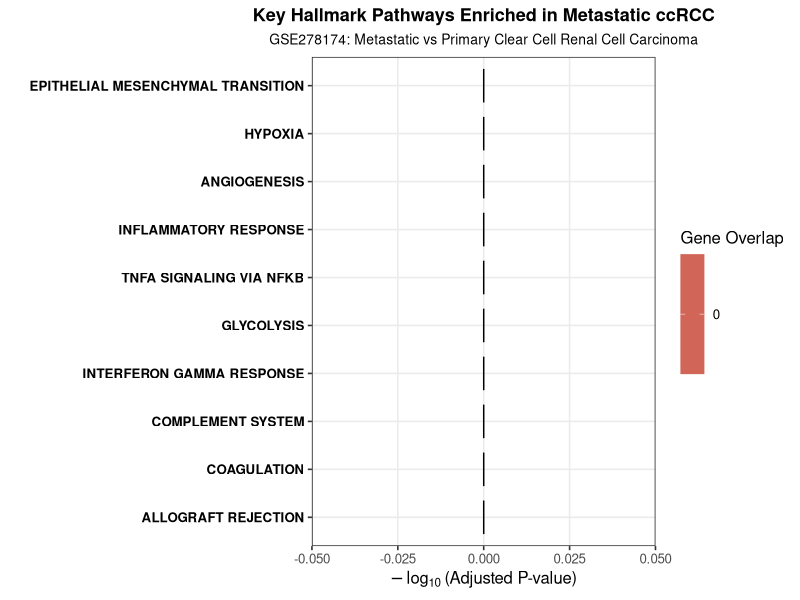

The R script that drew this image:
suppressPackageStartupMessages({
    library(ggplot2)
})

message("[1/3] Reading DEG results...")
res <- read.csv("results/deseq2/differential_expression_Metastatic_vs_Primary.csv", stringsAsFactors = FALSE)

# تفکیک شناسه و Gene Symbol
res$symbol <- sub(" .*", "", res$gene)

# ژنهای معنادار بیشبیان (Up-regulated) و کلیه ژنهای بکگراند
up_genes <- unique(na.omit(res$symbol[res$padj < 0.05 & res$log2FoldChange > 1.0]))
all_genes <- unique(na.omit(res$symbol))

message(sprintf("Identified %d significant up-regulated genes out of %d total background genes.", length(up_genes), length(all_genes)))

# تعریف ژنستهای کلیدی MSigDB Hallmark بدون نیاز به دانلود خارجی
message("[2/3] Performing Hypergeometric Enrichment Test on MSigDB Hallmark Pathways...")

hallmark_sets <- list(
  EPITHELIAL_MESENCHYMAL_TRANSITION = c(
    "VIM", "FN1", "CDH2", "SNAI1", "SNAI2", "TWIST1", "ZEB1", "ZEB2", "MMP2", "MMP9", 
    "ACTA2", "COL1A1", "COL1A2", "COL3A1", "COL5A1", "COL5A2", "TGFB1", "TGFB2", "TGFB3",
    "SERPINE1", "SPARC", "VCAN", "LAMC2", "COL6A2", "COL6A3", "LOX", "LOXL2"
  ),
  HYPOXIA = c(
    "VEGFA", "SLC2A1", "CA9", "LDHA", "ENO1", "PDK1", "PGK1", "HK2", "BNIP3", "ALDOA",
    "GAPDH", "ADM", "NDRG1", "ANKRD37", "PFKFB3", "EGLN3", "LOX", "CXCR4", "BHLHE40"
  ),
  ANGIOGENESIS = c(
    "VEGFA", "KDR", "FLT1", "ANGPT1", "ANGPT2", "TEK", "PECAM1", "CD34", "ENG", "VWF",
    "CCND1", "PDGFA", "PDGFB", "COL3A1", "POSTN", "LUM", "NRP1", "CXCR4", "SERPINE1"
  ),
  INFLAMMATORY_RESPONSE = c(
    "IL6", "CXCL8", "CCL2", "ICAM1", "VCAM1", "SELE", "CD44", "PTGS2", "IRF1", "IRF7",
    "CXCL1", "CXCL2", "CXCL10", "NFKB1", "RELA", "IL1B", "TNF", "TLR2", "TLR4"
  ),
  TNFA_SIGNALING_VIA_NFKB = c(
    "NFKB1", "NFKBIA", "TNFAIP3", "JUN", "FOS", "JUNB", "IL6", "CXCL1", "CXCL2", "CXCL3",
    "BIRC2", "BIRC3", "RELB", "ICAM1", "CCL2", "CXCL8", "CD83", "DUSP1", "DUSP2", "EGR1"
  ),
  GLYCOLYSIS = c(
    "HK2", "HK1", "GPI", "PFKP", "ALDOA", "ALDOC", "TPI1", "GAPDH", "PGK1", "PGAM1",
    "ENO1", "PKM", "LDHA", "SLC2A1", "G6PD", "PDK1", "PDK3", "PFKFB3", "PGM1"
  ),
  INTERFERON_GAMMA_RESPONSE = c(
    "STAT1", "IRF1", "IRF9", "ISG15", "IFIT1", "IFIT2", "IFIT3", "CXCL9", "CXCL10", 
    "CXCL11", "OAS1", "OAS2", "GBP1", "GBP2", "B2M", "HLA-A", "HLA-B", "CD74"
  ),
  COMPLEMENT_SYSTEM = c(
    "C1R", "C1S", "C3", "C4A", "C4B", "CFB", "CFH", "CFI", "CD55", "CD59", "SERPING1",
    "C1QA", "C1QB", "C1QC", "ITGB2", "ITGAM", "A2M", "CASP1", "CP"
  ),
  COAGULATION = c(
    "F3", "PLAT", "PLAU", "SERPINE1", "SERPINC1", "FGB", "FGG", "PROS1", "PROC", "THBD",
    "VWF", "F10", "F7", "F5", "ANXA1", "ANXA2", "ANXA5", "CD36", "TIMP1"
  ),
  ALLOGRAFT_REJECTION = c(
    "CD3D", "CD3E", "CD3G", "CD4", "CD8A", "CD8B", "IL2RA", "PTPRC", "IFNG", "PRF1",
    "GZMA", "GZMB", "FASLG", "CD28", "ICOS", "CTLA4", "PDCD1", "HLA-DRA", "HLA-DRB1"
  )
)

results_list <- list()

for (name in names(hallmark_sets)) {
  pathway_genes <- hallmark_sets[[name]]
  
  q <- length(intersect(up_genes, pathway_genes))
  m <- length(intersect(all_genes, pathway_genes))
  n <- length(all_genes) - m
  k <- length(up_genes)
  
  p_val <- phyper(q - 1, m, n, k, lower.tail = FALSE)
  
  overlap_genes <- paste(intersect(up_genes, pathway_genes), collapse = ", ")
  
  results_list[[name]] <- data.frame(
    Pathway = gsub("_", " ", name),
    Overlap = q,
    Pathway_Size = m,
    P_value = p_val,
    Genes = overlap_genes,
    stringsAsFactors = FALSE
  )
}

pathway_df <- do.call(rbind, results_list)
pathway_df$padj <- p.adjust(pathway_df$P_value, method = "BH")
pathway_df <- pathway_df[order(pathway_df$P_value), ]

write.csv(pathway_df, "results/deseq2/pathway_hallmark_metastatic_up.csv", row.names = FALSE)
message("Saved pathway results to results/deseq2/pathway_hallmark_metastatic_up.csv")

message("[3/3] Generating publication-grade Pathway Barplot...")
pathway_df$Pathway <- factor(pathway_df$Pathway, levels = rev(pathway_df$Pathway))

p <- ggplot(pathway_df, aes(x = -log10(pmax(padj, 1e-10)), y = Pathway, fill = Overlap)) +
  geom_col(width = 0.7, color = "black") +
  scale_fill_gradient(low = "#ffb3b3", high = "#990000") +
  labs(
    title = "Key Hallmark Pathways Enriched in Metastatic ccRCC",
    subtitle = "GSE278174: Metastatic vs Primary Clear Cell Renal Cell Carcinoma",
    x = expression(-log[10] ~ "(Adjusted P-value)"),
    y = "",
    fill = "Gene Overlap"
  ) +
  theme_bw(base_size = 12) +
  theme(
    plot.title = element_text(face = "bold", size = 13, hjust = 0.5),
    plot.subtitle = element_text(size = 10, hjust = 0.5),
    axis.text.y = element_text(face = "bold", color = "black"),
    panel.grid.minor = element_blank()
  )

ggsave("results/plots/hallmark_pathways_up.png", plot = p, width = 8.5, height = 5.2, dpi = 300)
message("Pathway plot successfully saved in results/plots/hallmark_pathways_up.png")

print(pathway_df[, c("Pathway", "Overlap", "Pathway_Size", "P_value", "padj")])
